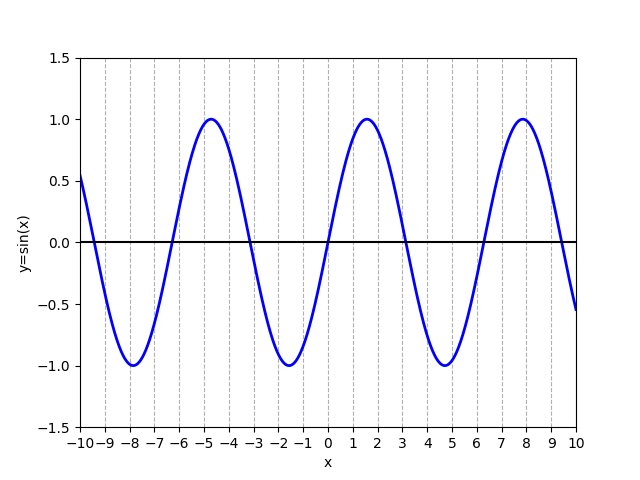

Write the Python code that produced this figure.
import numpy as np
import matplotlib.pyplot as plt

# Definieren Sie den Bereich für x
x = np.linspace(-10, 10, 1000)

# Berechnen Sie y
y = np.sin(x)

# Erstellen Sie die Figur und die Achsen
fig, ax = plt.subplots()

# Zeichnen Sie die Sinusfunktion
ax.plot(x, y, 'b', linewidth=2)

# Zeichnen Sie eine durchgehende schwarze Linie bei y=0
ax.axhline(0, color='black')

# Fügen Sie "Spikes" bei den auf der x-Achse angegebenen Werten hinzu
ax.set_xticks(np.arange(-10, 11, 1))
ax.grid(True, which='both', axis='x', linestyle='--')

# Setzen Sie die Grenzen und die Beschriftungen der Achsen
ax.set_xlim([-10, 10])
ax.set_ylim([-1.5, 1.5])
ax.set_xlabel('x')
ax.set_ylabel('y=sin(x)')

# Zeigen Sie das Diagramm
plt.show()
